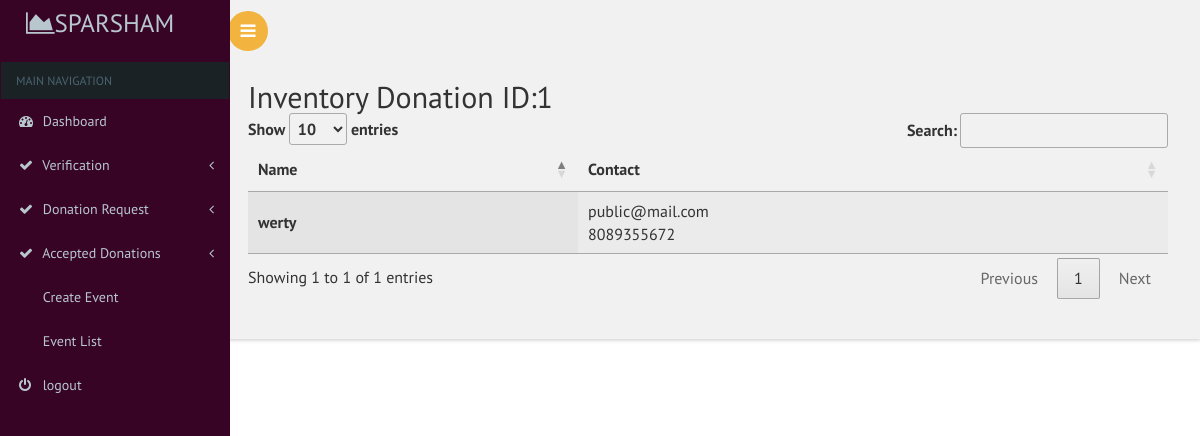
The app's page /secratary/inventorydonationlistview.php?id=1 with its own data.
### tables this page shows
CREATE TABLE IF NOT EXISTS `registration` (
  `name` varchar(80) NOT NULL,
  `email` varchar(80) NOT NULL,
  `phone` bigint(11) NOT NULL,
  `gender` varchar(10) DEFAULT NULL,
  `date_of_birth` varchar(20) DEFAULT NULL,
  `house` varchar(80) DEFAULT NULL,
  `place` varchar(80) DEFAULT NULL,
  `country` int(11) DEFAULT NULL,
  `state` int(11) DEFAULT NULL,
  `district` int(11) DEFAULT NULL,
  `pincode` int(6) DEFAULT NULL,
  `profile_pic` varchar(100) DEFAULT '../images/avathar.jpg',
  PRIMARY KEY (`email`)
);

CREATE TABLE IF NOT EXISTS `inventory_donation_list` (
  `id` int(11) NOT NULL AUTO_INCREMENT,
  `donation_id` int(11) NOT NULL,
  `email` varchar(50) NOT NULL,
  PRIMARY KEY (`id`)
);

### secratary/inventorydonationlistview.php (the view, shortened to what this page needs)
<?php
include("dbconn.php");
?>
<!DOCTYPE html>
<html>
<head>
    <link href="css/bootstrap.css" rel='stylesheet' type='text/css' />
<link href="css/style.css" rel='stylesheet' type='text/css' />
<link href="css/font-awesome.css" rel="stylesheet">
<link href='css/SidebarNav.min.css' media='all' rel='stylesheet' type='text/css'/>
<link href="css/custom.css" rel="stylesheet">
    <link rel="stylesheet" type="text/css" href="https://cdn.datatables.net/1.10.21/css/jquery.dataTables.css">
</head>
<body class="cbp-spmenu-push">
    <div class="main-content">
    <div class="cbp-spmenu cbp-spmenu-vertical cbp-spmenu-left" id="cbp-spmenu-s1">
        <aside class="sidebar-left">
      <nav class="navbar navbar-inverse">
          <div class="navbar-header">
            <h1><a class="navbar-brand" href="index.html"><span class="fa fa-area-chart"></span>Sparsham<span class="dashboard_text"></span></a></h1>
          </div>
          <?php
          include("menu.php");
          ?>
      </nav>
    </aside>
    </div>
        <?php
        include("header.php");
        ?>
        <div id="page-wrapper">
    <table id="table_id" class="display">
    <thead>
    <tr>
    <th>Name</th>
    <th>Contact</th>
    </tr>
    </thead>
    <tbody>
         <?php
            $id=(int)$_GET['id'];
            ?><h2>Inventory Donation ID:<?php echo $id;?></h2><?php
            $sql="SELECT * FROM registration INNER JOIN inventory_donation_list ON registration.email=inventory_donation_list.email WHERE inventory_donation_list.donation_id=$id";
            $res=mysqli_query($conn,$sql);
            if(mysqli_num_rows($res)>0){
                while($r=mysqli_fetch_assoc($res)){
            ?>
           <tr>
      <th scope="row"><?php echo $r['name']?></th>
      <td><?php echo $r['email']?><br>
        <?php echo $r['phone']?></td>
    </tr>
            <?php
        }
    }
            ?>
    </tbody>
</table>
</div></div>
</body>
</html>

### secratary/css/custom.css (style rules this page uses)
#page-wrapper { padding:5em 2em 2.5em; background-color: #F1F1F1; }

### records on screen
registration: name "werty", inventory_donation_list.email "public@mail.com", phone "8089355672"

### other values on screen
$id "1"
